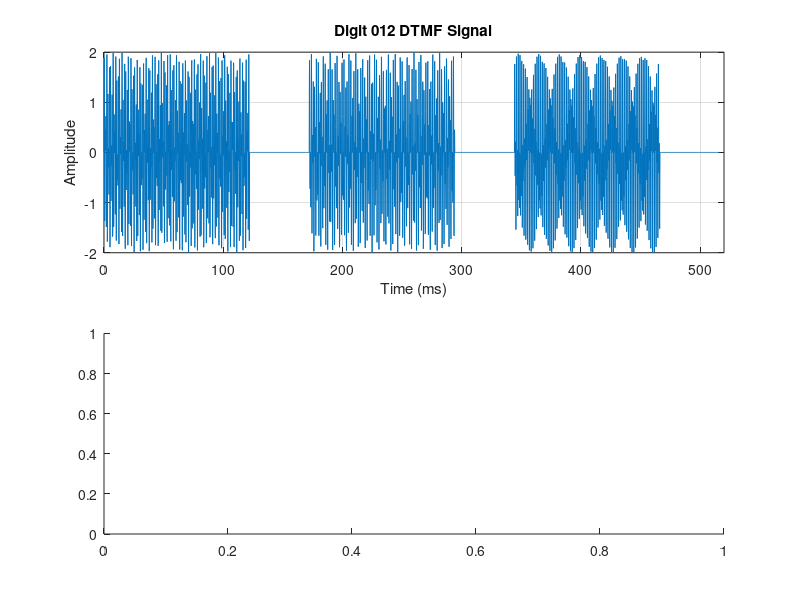

Here is the MATLAB script that generated this plot: (Note: this script raises an error after producing the figure.)
% Digit 012 Spectrogram

N = 0:999;          % Sample indices
Fs = 8192;          % Sampling frequency (Hz)
t = N/Fs;           % Time vector (s)

% Define DTMF frequencies for digits 0-9 [low freq, high freq]
dtmf = [
    941, 1336;      % 0
    697, 1209;      % 1
    697, 1336;      % 2
    697, 1477;      % 3
    770, 1209;      % 4
    770, 1336;      % 5
    770, 1477;      % 6
    852, 1209;      % 7
    852, 1336;      % 8
    852, 1477       % 9
];

dialed_digits = [0, 1, 2];
full_signal = [];                               % Matrix to store dialed digits
silence = zeros(1, round(0.05*Fs));             % Add silence after the digit
dtmf_freq = zeros(length(dialed_digits), 2);    % Pre-allocate matrix
digit_num = [];                                 % Store Digit 012 numbers

for digit = dialed_digits
    dtmf_signal = sin(2*pi*dtmf(digit+1, 1) * t) + ...
        sin(2*pi*dtmf(digit+1, 2) * t);                     % Sum of 2 sine waves
    full_signal = [full_signal, dtmf_signal, silence];      % Append to full signal (3-digit signal)
end


%-----------------------------------------------
% Create a subplot for 3-digit DTMF time and freq domain signal
time = (length(full_signal)-1)/Fs;                      % Total time of full signal
time_axis = linspace(0, time, length(full_signal));     % Time axis for the full signal

% Plot time domain for 3-digit DTMF signal
figure('Position', [0, 0, 830, 740]);
subplot(2,1,1);
plot(time_axis*1000, full_signal);      % Convert to ms
% Add labels and titles
xlabel('Time (ms)');
ylabel('Amplitude');
title('Digit 012 DTMF Signal');
grid on;
xlim([0, 520]);

% Plot freq domain for 3-digit DTMF signal
subplot(2,1,2);
[P, F] = pspectrum(full_signal, Fs, 'Leakage', 1, 'FrequencyLimits', [650, 1500]);
plot(F, 10*log10(P));
% Add labels and titles
xlabel('Frequency (Hz)');
ylabel('Power Spectrumn (dB)');
title('Digit 012 Power Spectrum');
grid on;
xlim([650, 1500]);


%-----------------------------------------------
% Create a subplot for individual DTMF power spectra
figure('Position', [0, 0, 1500, 1000]);
for i = 1:length(dialed_digits)
    digit = dialed_digits(i);
    dtmf_signal = sin(2*pi*dtmf(digit+1, 1) * t) + sin(2*pi*dtmf(digit+1, 2) * t);
    full_signal = [full_signal, dtmf_signal, silence];
       
    % Compute power spectrum
    [P, F] = pspectrum(dtmf_signal, Fs);
    valid_idx = F >= 600 & F <= 1600;
    F = F(valid_idx);       % Keep only freq between 600-1500 Hz based on valid_idx
    P = P(valid_idx);

    % Find DTMF peaks for each 3-digit signal
    [~, locs] = findpeaks(P, 'SortStr', 'descend', 'NPeaks', 2);
    peak_freqs = sort(F(locs));
    dtmf_freq(i,:) = peak_freqs;
    digit_num = [digit_num; digit];

    % Create a subplot for each digit power spectrum
    subplot(length(dialed_digits), 1, i);
    % Plot each digit's spectrum & DTMF peaks in dB
    spectrum = plot(F, 10*log10(P));
    hold on;
    dtmf_peaks = plot(dtmf_freq(i,:), 10*log10(P(locs)), 'o');
    hold off;
    
    % Add labels and titles
    xlabel('Frequency (Hz)');
    ylabel('Power (dB)');
    xlim([600, 1600]);
    title(['Digit ', num2str(digit), ' Power Spectrum']);
    grid on;
    % Digit's DTMF and legend
    digit_dtmf = sprintf('%d Hz & %d Hz', round(dtmf_freq(i,1)), round(dtmf_freq(i,2)));
    legend([spectrum, dtmf_peaks], ...
        'Power Spectrum', ...
        ['Digit ', num2str(digit), '''s DTMF (', digit_dtmf, ')']);
end

% Display 3-digit freq peaks
freq_table = table(digit_num, round(dtmf_freq(:,1)), round(dtmf_freq(:,2)), ...
    'VariableNames', {'Digit', 'Low Frequency (Hz)', 'High Frequency (Hz)'});
disp('Three-Digit DTMF Peak Frequencies:');
disp(freq_table);


%-----------------------------------------------
% Create a subplot for 3-digit DTMF signal spectrogram
% Plot 3-digit DTMF signal spectrogram w/o freq res & overlap
figure('Position', [0, 0, 830, 740]);
subplot(2,2,1);
pspectrum(full_signal,Fs,"spectrogram",Leakage=1,OverlapPercent=0, ...
    MinThreshold=-10,FrequencyLimits=[650, 1500]);
% Add labels and titles
xlabel('Time (ms)');
ylabel('Frequency');
xlim([0, 0.5]);

% Trade off time and freq res to get the best rep of 3-digit signal
% Plot 3-digit DTMF w/ freq res = 50 & overlap = 50% (common overlap) 
subplot(2,2,2);
pspectrum(full_signal,Fs,"spectrogram",FrequencyResolution=50, ...
    OverlapPercent=50,MinTHreshold=-60,FrequencyLimits=[650, 1500])
% Add labels and titles
xlabel('Time (ms)');
ylabel('Frequency (kHz)');
xlim([0, 0.5]);

% Plot 3-digit DTMF w/ freq res = 90 & overlap = 90%
subplot(2,2,3);
pspectrum(full_signal,Fs,"spectrogram",FrequencyResolution=90, ...
    OverlapPercent=99,MinTHreshold=-60,FrequencyLimits=[650, 1500])
% Add labels and titles
xlabel('Time (ms)');
ylabel('Frequency');
xlim([0, 0.5]);

% Plot 3-digit DTMF w/ freq res = 150 & overlap = 99%
subplot(2,2,4);
pspectrum(full_signal,Fs,"spectrogram",FrequencyResolution=150, ...
    OverlapPercent=99,MinTHreshold=-60,FrequencyLimits=[650, 1500])
% Add labels and titles
xlabel('Time (ms)');
ylabel('Frequency');
xlim([0, 0.5]);
